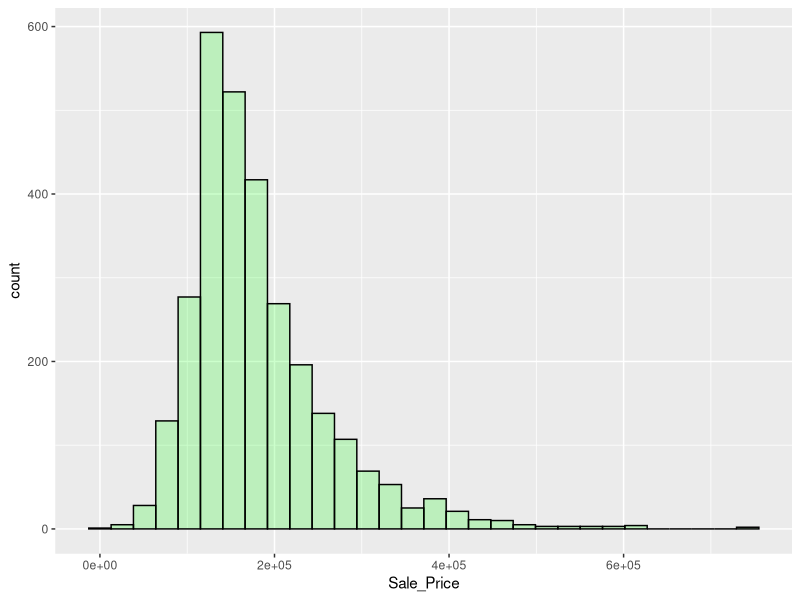
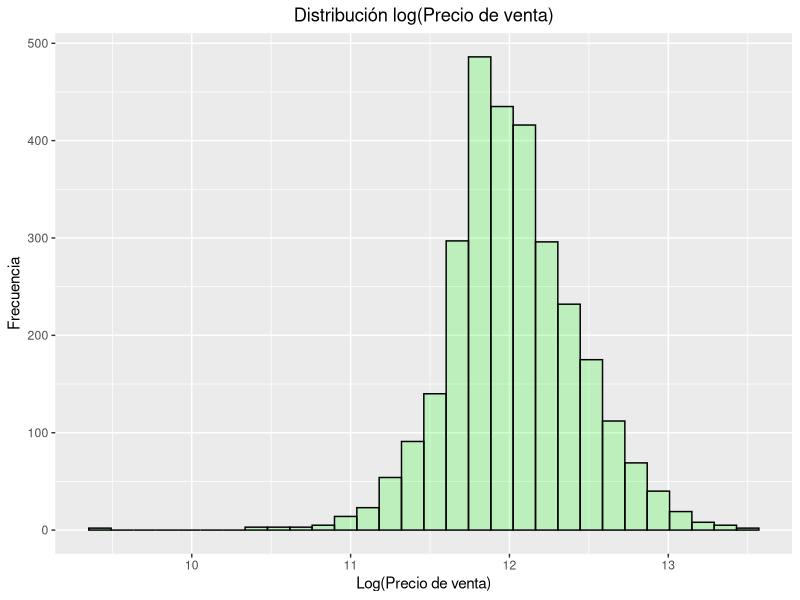
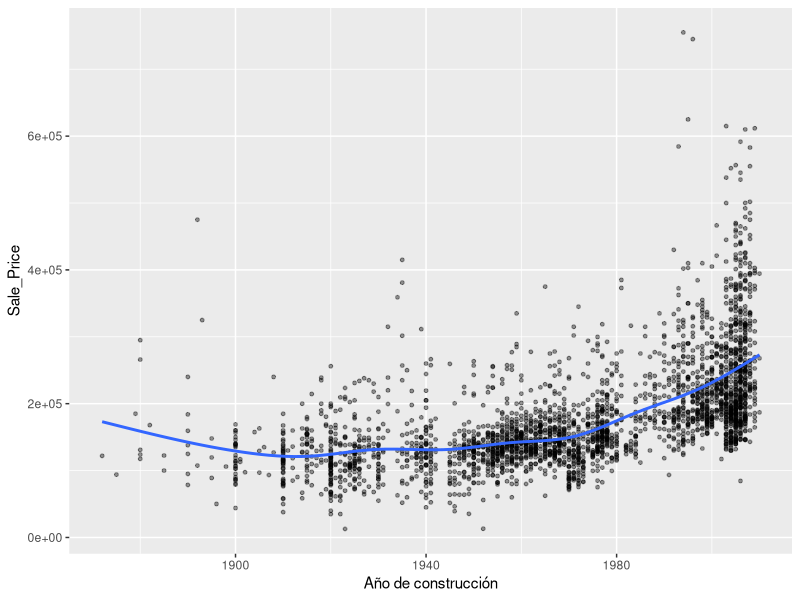
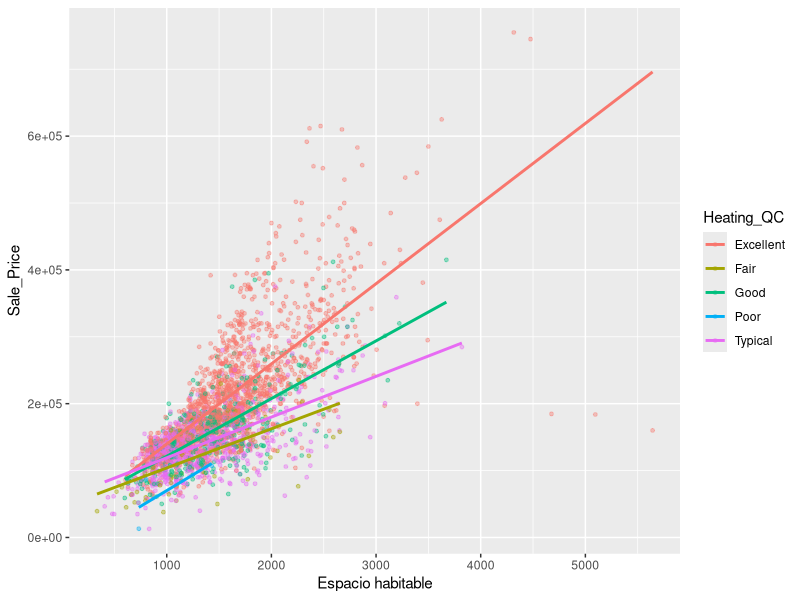
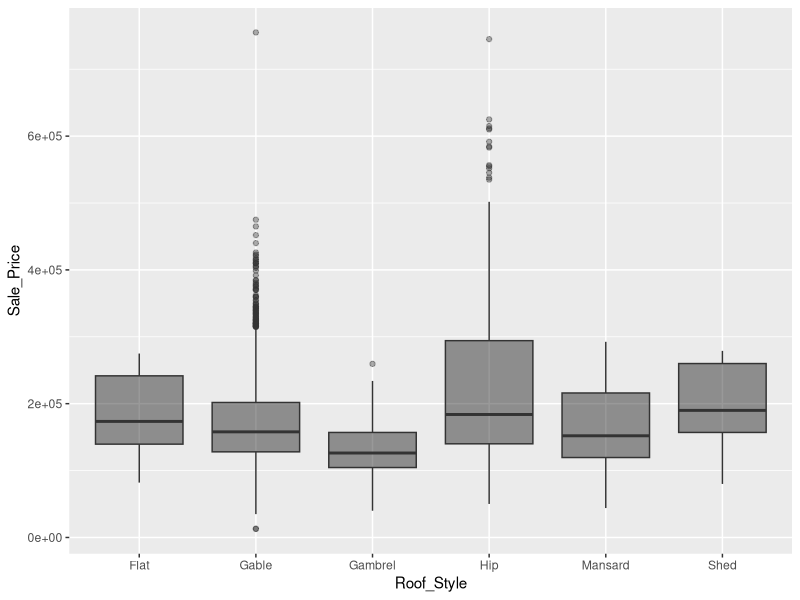

Recreate these plots in R, in order. (Note: this script raises an error after producing the figures.)
## ---- chunk 1
knitr::opts_chunk$set(echo = TRUE)
## ---- chunk 2
rm(list=ls())				 #Limpia todos los objetos creados en R
graphics.off()			 #Limpia los gráficos
options(digits = 3)  #Dígitos después del punto para observar (décimas, centésimas,...)
set.seed(12345)      #Fijar semilla de aleatoriedad
## ---- chunk 3
library(readr)     #Para leer CSV
library(glmnet)    #Para ajustar modelo lineal
library(corrplot)  #Para realizar correlogramas
library(dplyr)     #Para manipulación de datos
library(ggplot2)   #Para gráficos
library(caret)     #Para validar y entrenar los modelos
library(knitr) 
## ---- chunk 4
Casas <- read.csv("Casas.csv")
kable(Casas[1:5,1:9]) #kable crea una tabla head(Casas) sirve para visualiar la data

## ---- chunk 5
#table(Casas$MS_SubClass)
Casas$MS_SubClass=as.factor(Casas$MS_SubClass)
Casas$MS_Zoning=as.factor(Casas$MS_Zoning)
Casas$Alley=as.factor(Casas$Alley)
Casas$Lot_Shape=as.factor(Casas$Lot_Shape)
Casas$Land_Contour=as.factor(Casas$Land_Contour)
Casas$Utilities=as.factor(Casas$Utilities)
Casas$Lot_Config=as.factor(Casas$Lot_Config)
Casas$Land_Slope=as.factor(Casas$Land_Slope)
Casas$Condition_1=as.factor(Casas$Condition_1)
Casas$Condition_2=as.factor(Casas$Condition_2)
Casas$Bldg_Type=as.factor(Casas$Bldg_Type)
Casas$House_Style=as.factor(Casas$House_Style)
Casas$Overall_Qual=as.factor(Casas$Overall_Qual)
Casas$Overall_Cond=as.factor(Casas$Overall_Cond)
Casas$Roof_Style=as.factor(Casas$Roof_Style)
Casas$Roof_Matl=as.factor(Casas$Roof_Matl)
Casas$Exterior_1st=as.factor(Casas$Exterior_1st)
Casas$Exterior_2nd=as.factor(Casas$Exterior_2nd)
Casas$Mas_Vnr_Type=as.factor(Casas$Mas_Vnr_Type)
Casas$Exter_Qual=as.factor(Casas$Exter_Qual)
Casas$Heating=as.factor(Casas$Heating)
Casas$Heating_QC=as.factor(Casas$Heating_QC)

## ---- chunk 6

# Construimos un vector que esta formado por números de filas aleatoriamente
index <- sample(1:nrow(Casas), size= nrow(Casas)*0.7)
# Base de entrenamiento: del total de datos, tomamos las filas aletorizadas que tienen datos en index
train <- Casas[index, ]
# Anteponiendo el "-" escogemos las filas en de la base que no están en index 
test  <- Casas[-index, ]
## ---- chunk 7

ggplot(data=Casas)+ #Se define un gráfico con ggplot()
  aes(x=Sale_Price)+ #Solo le ingresamos el eje "x" para un histograma
  geom_histogram(col="black", fill="green", alpha = 0.2) # Se define la forma del gráfico. "col" pinta el contorno, "fill" el entorno y "alpha" entrega transparencia 
## ---- chunk 8

ggplot(data=Casas)+
  aes(x=log(Sale_Price))+
  geom_histogram(col="black", fill="green", alpha=0.2)+
  xlab("Log(Precio de venta)")+ #Etiqueta para el eje x
  ylab("Frecuencia")+ #Etiqueta para el eje y
  ggtitle("Distribución log(Precio de venta)")+ #Título del gráfico
  theme(plot.title = element_text(hjust = 0.5)) #centra el título en el gráfico. Lo ajusta en la posición horizontal (hjust = 0.5)
## ---- chunk 9

library(gridExtra) #Para unir gráficas
ggplot(Casas) +
  aes(x=Year_Built, y=Sale_Price) +
  geom_point(size=1, alpha=0.4) + #"size" aumenta el tamaño de los puntos, "alpha" da transparencia
  geom_smooth(se=FALSE) + #Agregamos un ajuste no lineal sobre los puntos. "se" integra errores estándares
  xlab("Año de construcción")
## ---- chunk 10

ggplot(Casas) +
  aes(x=Gr_Liv_Area, y=Sale_Price, col=Heating_QC)+ #Se agrega una dimensión de colores "col".
  geom_point(size=1, alpha=0.4) +
  geom_smooth(se=FALSE, method="lm") +
  xlab("Espacio habitable") 

## ---- chunk 11

ggplot(Casas) +
  aes(x=Roof_Style, y=Sale_Price) +
  geom_boxplot(alpha=0.4, fill="black") #cambiamos el tipo de gráfico

## ---- chunk 12

train.lm <- train(form = Sale_Price ~ Year_Built+Gr_Liv_Area+Roof_Style+Heating_QC, #Fórmula
  data = train, #Datos
  method = "lm", #Algoritmo 
  trControl = trainControl(method = "cv", number = 10) #Method = cross validation, number=10 (k-fold) 
)

test.lm  <- predict(train.lm , newdata=test) #Vector de datos predichos. Recibe una base de datos (newdata) y un modelo entrenado (train.lm)
error.lm <- test$Sale_Price-test.lm #Calcular los errores de predicción (dato real - dato estimado)

## ---- chunk 13

#Ejecutar MARS (Multivariate adaptive regression spline)
train.mars <- train(form = Sale_Price ~ Year_Built+Gr_Liv_Area+Roof_Style+Heating_QC, 
                    data=train, 
                    method="earth", #MARS
                    trControl = trainControl("cv", number=10),
                    preProcess = c("center","scale"), #Pre-procesa datos. "center" resta el promedio de las variables, "scale" las divide por la desviación estandar. Esto ayuda para el tratamiento de outliers.
                    tuneLength = 5 #Indica que pruebe diferentes valores por default para el parámetro principal
)
print(train.mars)
ggplot(train.mars)
test.mars  <- predict(train.mars, newdata=test) #Vector de datos predichos 
error.mars <- test$Sale_Price-test.mars #(dato real - dato estimado)
## ---- chunk 14

### Ejecutar KNN
train.knn <- train(Sale_Price ~ Year_Built+Gr_Liv_Area+Roof_Style+Heating_QC, 
                   data=train, method="knn",  
                   trControl = trainControl("cv", number=10),
                   preProcess = c("center","scale"),
                   tuneLength = 5 
)

print(train.knn)
ggplot(train.knn)
test.knn  <- predict(train.knn, newdata=test) 
error.knn <- test$Sale_Price-test.knn
## ---- chunk 15

### Ejecutar CART (Classification and Regression Trees)
train.cart <- train(Sale_Price ~ Year_Built+Gr_Liv_Area+Roof_Style+Heating_QC, 
                    data=train, method="rpart2",  
                    trControl = trainControl("cv", number=10),
                    preProcess = c("center","scale"),
                    tuneLength = 5
)
print(train.cart)
ggplot(train.cart)
test.cart  <- predict(train.cart, newdata=test)
error.cart <- test$Sale_Price-test.cart 
## ---- chunk 16

### Ejecutar Random Forest
train.randomf <- train(Sale_Price ~ Year_Built+Gr_Liv_Area+Roof_Style+Heating_QC, 
                       data=train, method="rf",  
                       trControl = trainControl("cv", number=10),
                       preProcess = c("center","scale"),
                       tuneLength = 5 
)
print(train.randomf)
ggplot(train.randomf)
test.randomf  <- predict(train.randomf, newdata=test) 
error.randomf <- test$Sale_Price-test.randomf
## ---- chunk 17

sales.test <- data.frame(lm=test.lm, mars=unname(test.mars),  knn=test.knn,  cart=test.cart,  rf=test.randomf, sales=test$Sale_Price)
error.test <- data.frame(lm=error.lm, mars=unname(error.mars), knn=error.knn, cart=error.cart, rf=error.randomf)

summary(abs(error.test))
summary(error.test)
boxplot(abs(subset(error.test, select=-lm))); title(main="ML models", sub="Forecasting Absolute Errors")
boxplot(subset(error.test, select=-lm)); title(main="ML models", sub="Forecasting Errors")

## ---- chunk 18
#Escoja 10 variables continuas u categóricas (no con tantas categorías)
#De esas 10, debe argumentar para al menos 3 de ellas porque podrían ser predictoras del precio de la casa. 
#Construya una base de datos reducida con "Casas <- Casas[,c(x1,x2,x3,...x10)]" 
# x1,...,x10 son las posiciones de las variables en la base de datos Casas
## ---- chunk 19
#Corra 1 modelo de regresión lineal y 2 modelos de Machine Learning vistos en la clase con la base de datos reducida,  para predecir el precio de las casas.

## ---- chunk 20
# Comparación de Modelos: Compare los modelos a través de métricas presentadas en el laboratorio. 
# ¿Cuál es el mejor modelo predictivo?

